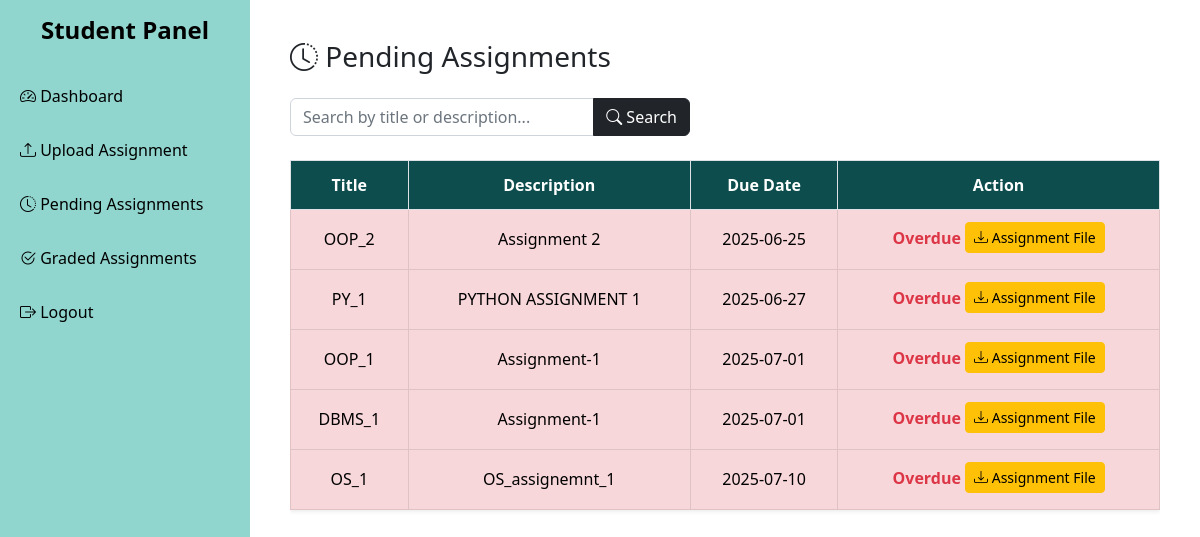
Screenshot of /view_pending.php (signed in) with the database file from the repository.
### tables this page shows
CREATE TABLE `assignments` (
  `assignment_id` int(11) NOT NULL,
  `title` varchar(100) NOT NULL,
  `description` text NOT NULL,
  `due_date` date NOT NULL,
  `sub_id` int(11) NOT NULL,
  `file_name` varchar(255) DEFAULT NULL
);

### view_pending.php (the view, shortened to what this page needs)
<?php
$enroll_no = $_SESSION['enroll_no'];
$conn = mysqli_connect("localhost", "root", "", "assignment_portal");
$student_query = "SELECT s_id FROM students WHERE enroll_no = '$enroll_no'";
$student_result = mysqli_query($conn, $student_query);
$student_row = mysqli_fetch_assoc($student_result);
$student_id = $student_row['s_id'] ?? 0;
$search = isset($_GET['search']) ? mysqli_real_escape_string($conn, $_GET['search']) : '';
$query = "
SELECT a.assignment_id, a.title, a.description, a.due_date, a.file_name
FROM assignments a
WHERE a.assignment_id NOT IN (
    SELECT assignment_id FROM submissions WHERE s_id = $student_id
)
";
$query .= " ORDER BY a.due_date ASC";
$result = mysqli_query($conn, $query);
?>
<!DOCTYPE html>
<html lang="en">
<head>
  <link href="https://cdn.jsdelivr.net/npm/bootstrap@5.2.3/dist/css/bootstrap.min.css" rel="stylesheet" />
  <link href="https://cdn.jsdelivr.net/npm/bootstrap-icons@1.10.5/font/bootstrap-icons.css" rel="stylesheet" />
</head>
<body>
<div class="wrapper">
  <nav class="sidebar">
    <h4>Student Panel</h4>
    <a href="student_dashboard.php"><i class="bi bi-speedometer2"></i> Dashboard</a>
    <a href="submit_assignment.php"><i class="bi bi-upload"></i> Upload Assignment</a>
    <a href="view_pending.php"><i class="bi bi-clock-history"></i> Pending Assignments</a>
    <a href="graded_assignments.php"><i class="bi bi-check2-circle"></i> Graded Assignments</a>
    <a href="index.php"><i class="bi bi-box-arrow-right"></i> Logout</a>
  </nav>
  <div class="content-wrapper container">
    <h3 class="mb-4 text-left"><i class="bi bi-clock-history"></i> Pending Assignments</h3>
    <form method="GET" action="" class="mb-4" style="max-width: 400px;">
      <div class="input-group">
        <input type="text" name="search" class="form-control" placeholder="Search by title or description..." value="<?= htmlspecialchars($search) ?>">
        <button class="btn btn-dark" type="submit"><i class="bi bi-search"></i> Search</button>
      </div>
    </form>
    <div id="printArea">
      <div class="table-responsive">
        <table class="table table-bordered table-hover align-middle shadow-sm bg-white">
          <thead class="text-center">
            <tr>
              <th>Title</th>
              <th>Description</th>
              <th>Due Date</th>
              <th>Action</th>
            </tr>
          </thead>
          <tbody class="text-center">
            <?php if (mysqli_num_rows($result) > 0): ?>
              <?php while ($row = mysqli_fetch_assoc($result)): ?>
                <?php
                  $id = $row['assignment_id'];
                  $title = htmlspecialchars($row['title']);
                  $desc = htmlspecialchars($row['description']);
                  $due = htmlspecialchars($row['due_date']);
                  $file = htmlspecialchars($row['file_name']);
                  $is_overdue = (strtotime($due) < strtotime(date("Y-m-d")));
                ?>
                <tr class="<?= $is_overdue ? 'table-danger' : '' ?>">
                  <td><?= $title ?></td>
                  <td><?= $desc ?></td>
                  <td><?= $due ?></td>
                  <td>
                    <?php if (!$is_overdue): ?>
                      <a href="submit_assignment.php?assignment_id=<?= $id ?>" class="btn btn-sm btn-primary mb-1">
                        <i class="bi bi-upload"></i> Submit
                      </a>
                    <?php else: ?>
                      <span class="text-danger fw-bold">Overdue</span>
                    <?php endif; ?>
                    <?php if (!empty($file)): ?>
                      <a href="uploads/<?= $file ?>" class="btn btn-sm btn-warning mb-1" target="_blank">
                        <i class="bi bi-download"></i> Assignment File
                      </a><br>
                    <?php endif; ?>
                  </td>
                </tr>
              <?php endwhile; ?>
            <?php else: ?>
              <tr>
                <td colspan="4" class="text-muted text-center">All assignments are submitted. Great job!</td>
              </tr>
            <?php endif; ?>
          </tbody>
        </table>
      </div>
    </div>
  </div>
</div>
</body>
</html>

### view_pending.php (style rules this page uses)
body { font-family: 'Segoe UI', sans-serif; background-image: url('images/image10.jpg'); background-size: cover; background-position: center center; background-repeat: no-repeat; background-attachment: fixed; margin: 0; }
.wrapper { display: flex; min-height: 100vh; background-color: rgba(255, 255, 255, 0.85); }
.sidebar { flex-shrink: 0; width: 250px; background-color: rgb(145, 214, 206); color: black; padding-top: 1rem; position: sticky; top: 0; height: 100vh; }
.sidebar h4 { text-align: center; margin-bottom: 1.5rem; font-weight: 600; }
.sidebar a { color: black; text-decoration: none; display: block; padding: 15px 20px; font-weight: 500; transition: background-color 0.3s ease; }
.content-wrapper { flex-grow: 1; padding: 40px; }
.table th, .table td { vertical-align: middle; padding: 12px; }
.table thead { background-color: #0d4d4d; color: white; }

### rows the page displays
assignments: title "OOP_2", description "Assignment 2", due_date "2025-06-25", shows "Overdue"
assignments: title "PY_1", description "PYTHON ASSIGNMENT 1", due_date "2025-06-27", shows "Overdue"
assignments: title "OOP_1", description "Assignment-1", due_date "2025-07-01", shows "Overdue"
assignments: title "DBMS_1", description "Assignment-1", due_date "2025-07-01", shows "Overdue"
assignments: title "OS_1", description "OS_assignemnt_1", due_date "2025-07-10", shows "Overdue"
